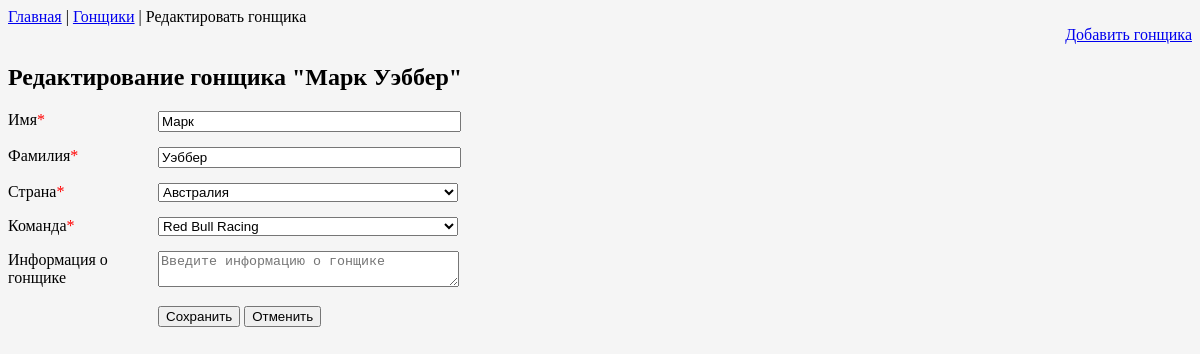
The app's page /drivers/edit_racer.php?id=2 with its own data.
### tables this page shows
CREATE TABLE IF NOT EXISTS `drivers` (
  `id` int(10) unsigned NOT NULL,
  `first_name` varchar(50) NOT NULL,
  `last_name` varchar(50) NOT NULL,
  `team_id` int(10) unsigned NOT NULL,
  `country_id` int(10) unsigned NOT NULL,
  `info` text NOT NULL
);

### _functions.php (called while the page is built, shortened)
<?php
function add_slashes($text)
{
    $link = Db::getDbLink();
    $text = trim($text);
    $text = mysqli_real_escape_string($link, $text);
    return $text;
}
function getCountries()
{
    $link = Db::getDbLink();
    $query = 'SELECT * FROM countries ORDER BY name';
    $result = mysqli_query($link, $query);
    $row_count = mysqli_num_rows($result);
    $countries = [];
    for ($i = 0; $i < $row_count; $i++) {
        $row = mysqli_fetch_assoc($result);
        $countries[$row['id']] = $row['name'];
    }
    return $countries;
}
function getTeams()
{
    $link = Db::getDbLink();
    $query = 'SELECT * FROM teams ORDER BY name';
    $result = mysqli_query($link, $query);
    $row_count = mysqli_num_rows($result);
    $teams = [];
    for ($i = 0; $i < $row_count; $i++) {
        $row = mysqli_fetch_assoc($result);
        $teams[$row['id']] = $row['name'];
    }
    return $teams;
}

### drivers/edit_racer.php (the view, shortened to what this page needs)
<?php
require_once($_SERVER['DOCUMENT_ROOT'] . '/_functions.php');
$racer_id = 0;
if(isset($_GET['id'])) $racer_id = $_GET['id'];
$link = Db::getDbLink();
$query = 'SELECT * FROM drivers WHERE id='.add_slashes($racer_id);
$result = mysqli_query($link, $query);
$racer = mysqli_fetch_assoc($result);
if(mysqli_num_rows($result)>0) {
    $racer_name = $racer['first_name'];
    $racer_last_name = $racer['last_name'];
    $country_id = $racer['country_id'];
    $team_id = $racer['team_id'];
    $racer_info = $racer['info'];
}
?>
<!DOCTYPE html>
<html>
<head>
    <link rel="stylesheet" href="/css/style.css">
</head>
<body bgcolor="#f5f5f5">
<nav><a href="/index.php">Главная</a> | <a href="/drivers/drivers.php">Гонщики</a> | Редактировать гонщика</nav>
<article>
    <div style="text-align: right"><a href="/drivers/add_racer.php">Добавить гонщика</a></div>
    <?php if(mysqli_num_rows($result)>0) : ?>
        <h2>Редактирование гонщика "<?= $racer['first_name'].' '.$racer['last_name']; ?>"</h2>
        <form action="/drivers/edit_racer.php" method="post">
            <div class="form-row">
                <label class="form-label">Имя<span class="form-star">*</span></label>
                <input type="text" class="form-field-text" name="first_name" value="<?php echo htmlspecialchars($racer_name); ?>" placeholder="Введите имя гонщика">
            </div>
            <div class="form-row">
                <label class="form-label">Фамилия<span class="form-star">*</span></label>
                <input type="text" class="form-field-text" name="last_name" value="<?php echo htmlspecialchars($racer_last_name); ?>" placeholder="Фамилия">
            </div>
            <div class="form-row">
                <label class="form-label">Страна<span class="form-star">*</span></label>
                <select class="form-field" name="country_id">
                    <?php
                    $countries = getCountries();
                    foreach ($countries as $key =>$value) {
                        echo '<option value="'.$key.'"';
                        if($country_id==$key) echo ' selected="selected"';
                        echo '>'.$value.'</option>';
                    }
                    ?>
                </select>
            </div>
            <div class="form-row">
                <label class="form-label">Команда<span class="form-star">*</span></label>
                <select class="form-field" name="team_id">
                    <?php
                    $teams = getTeams();
                    foreach ($teams as $key =>$value) {
                        echo '<option value="'.$key.'"';
                        if($team_id==$key) echo ' selected="selected"';
                        echo '>'.$value.'</option>';
                    }
                    ?>
                </select>
            </div>
            <div class="form-row">
                <label class="form-label">Информация о гонщике</label>
                <textarea class="form-field-text" placeholder="Введите информацию о гонщике" name="info"><?= htmlspecialchars($racer_info); ?></textarea>
            </div>
            <div class="form-row">
                <div class="form-padding">
                    <input type="submit" value="Сохранить" >
                    <input type="reset" value="Отменить" >
                </div>
            </div>
        </form>
    <?php endif; ?>
</article>
</body>
</html>

### css/style.css (style rules this page uses)
.form-label { width: 150px; float: left; }
.form-field { width: 300px; }
.form-field-text { width: 295px; }
.form-padding { padding-left: 150px; }
.form-star { color: red; }
.form-row { padding-bottom: 15px; }

### records on screen
drivers: first_name "Марк", last_name "Уэббер", country_id "Австралия", team_id "Red Bull Racing"
